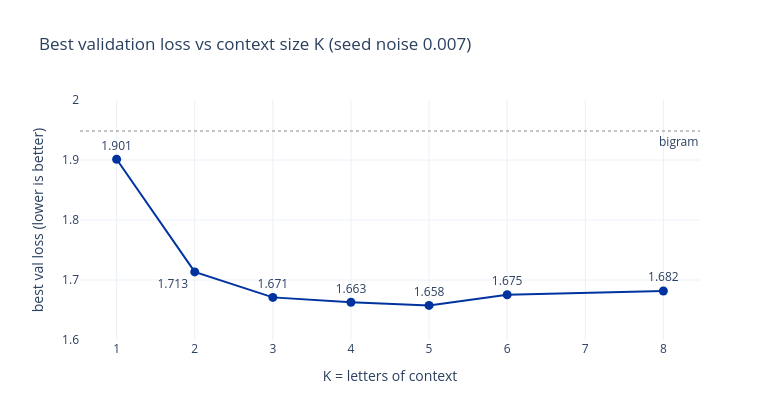

Notebook code cell kept with this figure:
### Markdown cell above
The context knob deserves its own picture - $K$ is ordered, so a line through the seven
runs shows what each extra letter buys:

### Code cell
k_runs = [results[cfg_label(dict(base, K=k))] for k in knobs["K"]]
fig = go.Figure(go.Scatter(
    x=knobs["K"], y=[r[2] for r in k_runs], mode="lines+markers+text",
    text=[f"{r[2]:.3f}" for r in k_runs], cliponaxis=False,
    textposition=["bottom left" if k == 2 else "top center" for k in knobs["K"]],
    line=dict(color=BLUE, width=2), marker=dict(size=9)))
fig.add_hline(y=bigram_loss, line=dict(color=GRAY, dash="dot", width=1),
              annotation_text="bigram", annotation_position="bottom right")
fig.update_layout(title=f"Best validation loss vs context size K (seed noise {noise:.3f})",
                  xaxis=dict(title="K = letters of context", dtick=1),
                  yaxis=dict(title="best val loss (lower is better)", range=[1.6, 2.0]),
                  width=780, height=420, template="plotly_white")
fig.show()

### Figure 1 — Plotly figure (JSON) as saved in the notebook; plotly's stock layout.template omitted (floating-point values rounded to 4 significant figures)
{"data": [{"cliponaxis": false, "line": {"color": "#0033A0", "width": 2}, "marker": {"size": 9}, "mode": "lines+markers+text", "text": ["1.901", "1.713", "1.671", "1.663", "1.658", "1.675", "1.682"], "textposition": ["top center", "bottom left", "top center", "top center", "top center", "top center", "top center"], "type": "scatter", "x": [1, 2, 3, 4, 5, 6, 8], "y": [1.901, 1.713, 1.671, 1.663, 1.658, 1.675, 1.682]}], "layout": {"annotations": [{"showarrow": false, "text": "bigram", "x": 1, "xanchor": "right", "xref": "x domain", "y": 1.948, "yanchor": "top", "yref": "y"}], "height": 420, "shapes": [{"line": {"color": "#888888", "dash": "dot", "width": 1}, "type": "line", "x0": 0, "x1": 1, "xref": "x domain", "y0": 1.948, "y1": 1.948, "yref": "y"}], "title": {"text": "Best validation loss vs context size K (seed noise 0.007)"}, "width": 780, "xaxis": {"dtick": 1, "title": {"text": "K = letters of context"}}, "yaxis": {"range": [1.6, 2.0], "title": {"text": "best val loss (lower is better)"}}}}
